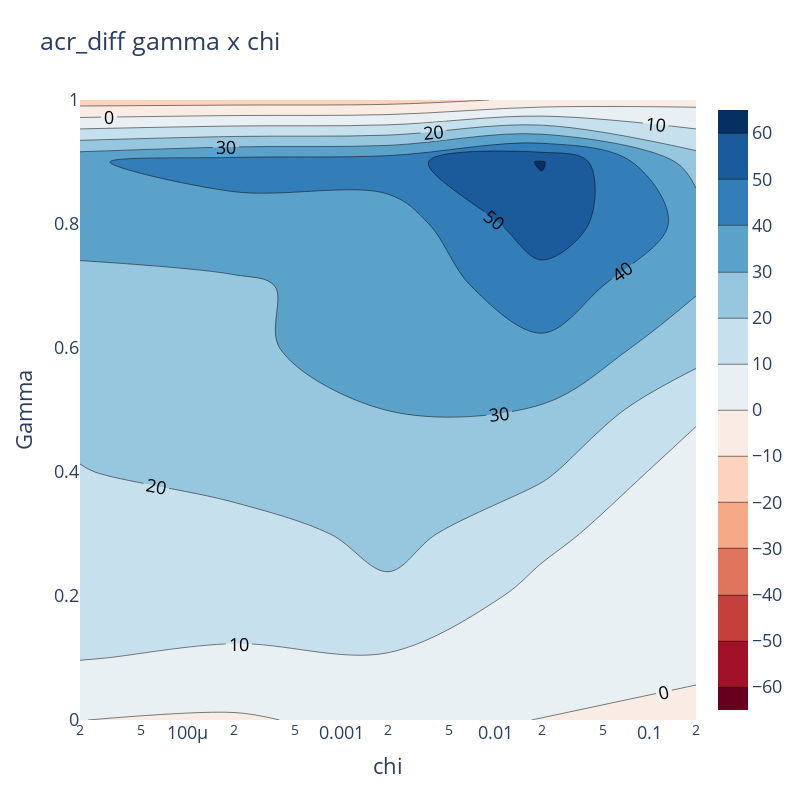

Write notebook code for a chart like this one.
### Code cell
import plotly.graph_objects as go
import pandas as pd

# Your dataset
df = pd.DataFrame(chi_df)

z_feature = 'acr_diff'

# Reshape data for contour plot
z_values = df.pivot_table(index='gamma', columns=df.columns[1], values=z_feature).values
x_values = sorted(df[df.columns[1]].unique())
y_values = sorted(df['gamma'].unique())

# Create contour plot
fig = go.Figure(
    data=go.Contour(
        z=z_values,
        x=x_values,
        y=y_values,
        zmin=-65,
        zmax=65,
        colorscale='RdBu',
        #contours_coloring='lines',
        contours={
            "showlabels":True
        }
    )
)
fig.update_xaxes(type='log')
fig.update_traces(ncontours=15, selector=dict(type='contour'))
title = z_feature + " gamma x " + df.columns[1]
fig.update_layout(title=title)
fig.update_layout(
    title=title,
    width=800,  # Set the width of the plot
    height=800,  # Set the height of the plot
    xaxis_title=df.columns[1],  # Add x-axis label
    yaxis_title='Gamma',  # Add y-axis label
    font=dict(size=18)
)


# Show the plot
fig.show()

### Figure 1 — Plotly figure (JSON) as saved in the notebook; plotly's stock layout.template omitted (floating-point values rounded to 4 significant figures)
{"data": [{"colorscale": [[0, "rgb(103,0,31)"], [0.1, "rgb(178,24,43)"], [0.2, "rgb(214,96,77)"], [0.3, "rgb(244,165,130)"], [0.4, "rgb(253,219,199)"], [0.5, "rgb(247,247,247)"], [0.6, "rgb(209,229,240)"], [0.7, "rgb(146,197,222)"], [0.8, "rgb(67,147,195)"], [0.9, "rgb(33,102,172)"], [1, "rgb(5,48,97)"]], "contours": {"showlabels": true}, "ncontours": 15, "type": "contour", "x": [2e-05, 0.0002, 0.002, 0.02, 0.2], "y": [0, 0.1, 0.2, 0.3, 0.4, 0.5, 0.6, 0.7, 0.8, 0.9, 1], "z": [[0.06056, -1.118, 2.655, -0.1935, -0.9036], [10.37, 8.133, 9.284, 2.543, 0.6988], [17.61, 16.17, 17.71, 7.41, 0.9019], [15.45, 14.09, 23.55, 12.25, 2.962], [19.4, 25.66, 21.68, 21.55, 4.596], [24.07, 27.68, 30.09, 29.18, 11.98], [27.65, 28.48, 33.6, 38.19, 23.94], [28.02, 28.83, 33.26, 45.77, 31.16], [32.85, 35.2, 34.25, 55.86, 36.52], [38.93, 44.41, 46.18, 60.72, 25.25], [-15.27, -14.87, -14.2, -7.786, -3.33]], "zmax": 65, "zmin": -65}], "layout": {"font": {"size": 18}, "height": 800, "title": {"text": "acr_diff gamma x chi"}, "width": 800, "xaxis": {"title": {"text": "chi"}, "type": "log"}, "yaxis": {"title": {"text": "Gamma"}}}}
